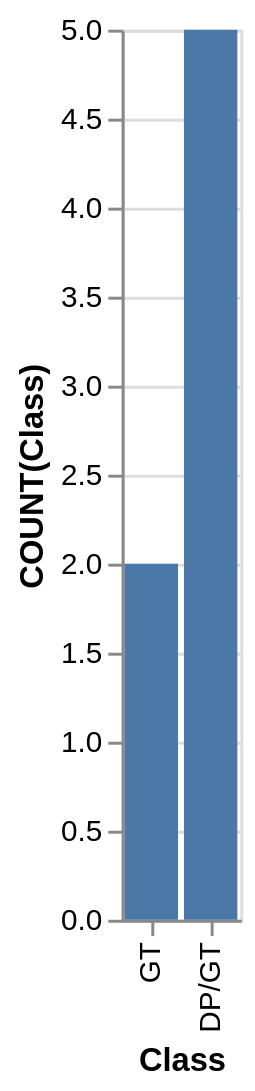

The Vega-Lite source for this figure:
### Vega-Lite specification from a JSON file in a GitHub repository (floating-point values rounded to 4 significant figures)
{"data": {"values": [{"x_data": "DP/GT", "y_data": 5}, {"x_data": "GT", "y_data": 2}]}, "mark": "bar", "encoding": {"x": {"field": "x_data", "type": "nominal", "title": "Class", "sort": {"op": "sum", "field": "y_data", "order": "ascending"}}, "y": {"field": "y_data", "type": "quantitative", "title": "COUNT(Class)"}}}
